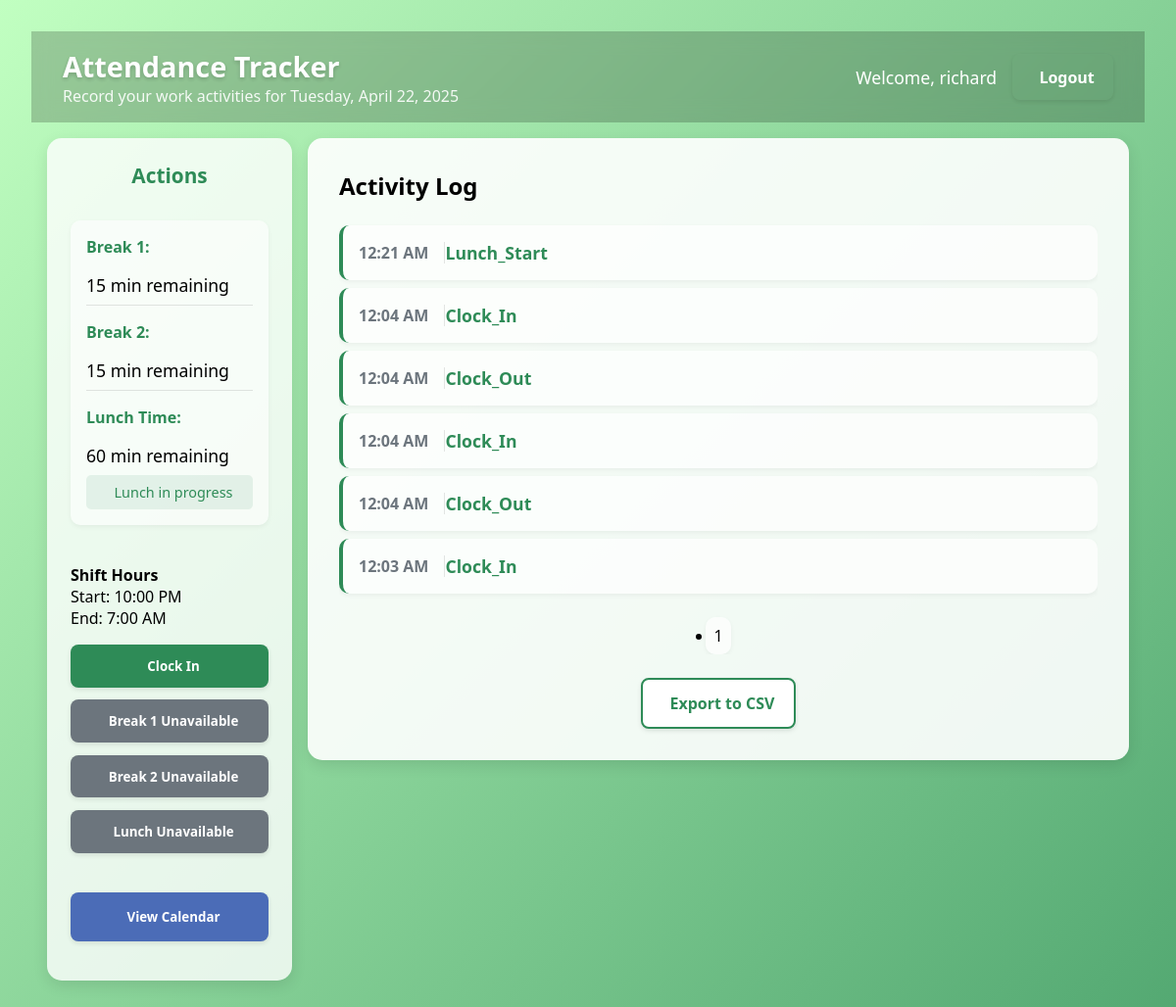
The page /tracker/ (signed in) on the database its author committed.
### attendance_app/models.py (models this page shows, shortened)
class AttendanceLog(models.Model):
    user = models.ForeignKey(User, on_delete=models.CASCADE)
    timestamp = models.DateTimeField(auto_now_add=True)
    action = models.CharField(max_length=50)
    note = models.TextField(blank=True, null=True)  # Optional note field

### attendance_app/views.py (the view, shortened to what this page needs)
# urls.py: path('tracker/', views.tracker_view, name='tracker'),  # 👈 After login, redirect here
@login_required
def tracker_view(request):
    requested_date = request.GET.get('date')
    if requested_date:
        try:
            selected_date = datetime.strptime(requested_date, '%Y-%m-%d').date()
            today = selected_date
            is_today = (today == date.today())
        except ValueError:
            selected_date = today = date.today()
            is_today = True
    else:
        selected_date = today = date.today()
        is_today = True
    time_allocation, created = DailyTimeAllocation.objects.get_or_create(
        user=request.user,
        date=today,
    )
    now = localtime(timezone.now())
    current_date = now.date()
    if now.time() < time(7, 0):
        shift_start_date = current_date - timedelta(days=1)
        shift_end_date = current_date
    else:
        shift_start_date = current_date
        shift_end_date = current_date + timedelta(days=1)
    shift_start = datetime.combine(shift_start_date, time(22, 0)).replace(tzinfo=pytz.timezone('Asia/Manila'))
    shift_end = datetime.combine(shift_end_date, time(7, 0)).replace(tzinfo=pytz.timezone('Asia/Manila'))
    clocked_in_late = False
    minutes_late = 0
    first_clock_in = None
    if is_today:
        if now.time() < time(7, 0):
            first_clock_in = AttendanceLog.objects.filter(
                user=request.user,
                action='clock_in',
                timestamp__date__gte=shift_start_date,
                timestamp__date__lte=shift_end_date
            ).order_by('timestamp').first()
        else:
            first_clock_in = AttendanceLog.objects.filter(
                user=request.user,
                action='clock_in',
                timestamp__date=shift_start_date
            ).order_by('timestamp').first()
        if first_clock_in:
            if first_clock_in.timestamp > shift_start:
                clocked_in_late = True
                time_diff = first_clock_in.timestamp - shift_start
                minutes_late = int(time_diff.total_seconds() // 60)
    logs = AttendanceLog.objects.filter(user=request.user, timestamp__date=today).order_by('-timestamp')
    page = request.GET.get('page', 1)
    paginator = Paginator(logs, 10)  # Show 10 activities per page
    try:
        page_obj = paginator.page(page)
    except PageNotAnInteger:
        page_obj = paginator.page(1)
    except EmptyPage:
        page_obj = paginator.page(paginator.num_pages)
    current_status = 'idle'
    ongoing_break1 = False
    ongoing_break2 = False
    ongoing_lunch = False
    if time_allocation.break1_start_time:
        ongoing_break1 = True
        current_status = 'on_break1'
    if time_allocation.break2_start_time:
        ongoing_break2 = True
        current_status = 'on_break2'
    if time_allocation.lunch_start_time:
        ongoing_lunch = True
        current_status = 'at_lunch'
    is_clocked_in = False
    clocked_in_today = AttendanceLog.objects.filter(
        user=request.user,
        action='clock_in',
        timestamp__date=today
    ).exists()
    clocked_out_today = AttendanceLog.objects.filter(
        user=request.user,
        action='clock_out',
        timestamp__date=today
    ).exists()
    if is_today:
        yesterday = date.today() - timedelta(days=1)
    if clocked_in_today and not clocked_out_today:
        is_clocked_in = True
        if not (ongoing_break1 or ongoing_break2 or ongoing_lunch):
            current_status = 'working'
    can_perform_clock_actions = is_today
    break1_percentage = min(time_allocation.break1_minutes_used / 15 * 100, 100) if time_allocation.break1_minutes_used > 0 else 0
    break2_percentage = min(time_allocation.break2_minutes_used / 15 * 100, 100) if time_allocation.break2_minutes_used > 0 else 0
    lunch_percentage = min(time_allocation.lunch_minutes_used / 60 * 100, 100) if time_allocation.lunch_minutes_used > 0 else 0
    context = {
        'logs': logs,
        'page_obj': page_obj,
        'today': date.today(),
        'selected_date': selected_date,
        'is_today': is_today,
        'break1_minutes_remaining': time_allocation.break1_minutes_remaining(),
        'break2_minutes_remaining': time_allocation.break2_minutes_remaining(),
        'lunch_minutes_remaining': time_allocation.lunch_minutes_remaining(),
        'break1_minutes_exceeded': time_allocation.break1_minutes_exceeded(),
        'break2_minutes_exceeded': time_allocation.break2_minutes_exceeded(),
        'lunch_minutes_exceeded': time_allocation.lunch_minutes_exceeded(),
        'is_break1_exceeded': time_allocation.is_break1_exceeded(),
        'is_break2_exceeded': time_allocation.is_break2_exceeded(),
        'is_lunch_exceeded': time_allocation.is_lunch_exceeded(),
        'ongoing_break1': ongoing_break1,
        'ongoing_break2': ongoing_break2,
        'ongoing_lunch': ongoing_lunch,
        'current_status': current_status,
        'break1_minutes_used': time_allocation.break1_minutes_used,
        'break2_minutes_used': time_allocation.break2_minutes_used,
        'lunch_minutes_used': time_allocation.lunch_minutes_used,
        'break1_percentage': break1_percentage,
        'break2_percentage': break2_percentage,
        'lunch_percentage': lunch_percentage,
        'is_clocked_in': is_clocked_in,
        'can_perform_clock_actions': can_perform_clock_actions,
        'clocked_in_late': clocked_in_late,
        'minutes_late': minutes_late,
        'shift_start_time': '10:00 PM',
        'shift_end_time': '7:00 AM',
    }
    if ongoing_break1:
        context['break1_start_time'] = time_allocation.break1_start_time
    if ongoing_break2:
        context['break2_start_time'] = time_allocation.break2_start_time
    if ongoing_lunch:
        context['lunch_start_time'] = time_allocation.lunch_start_time
    return render(request, 'tracker.html', context)

### attendance_app/templates/tracker.html (shortened to what this page needs)
{% load static %}
{% block extra_css %}
<link rel="stylesheet" href="{% static 'css/tracker.css' %}">
<link rel="stylesheet" href="https://cdnjs.cloudflare.com/ajax/libs/flatpickr/4.6.13/flatpickr.min.css">
{% endblock %}
{% block content %}
<nav class="navbar">
    <div class="navbar-left">
        <h1 class="navbar-title">Attendance Tracker</h1>
        <p class="navbar-subtitle">Record your work activities for {{ today|date:"l, F j, Y" }}</p>
    </div>
    <div class="navbar-right">
        <span class="welcome-text">Welcome, {{ user.username }}</span>
        <a href="{% url 'logout' %}" class="btn btn-outline-light logout-btn">
             Logout
        </a>
    </div>
</nav>
<div class="main-container">
    <div class="sidebar">
        <h3 class="sidebar-title">Actions</h3>
        {% if is_today %}
        <div class="time-allocation-summary">
            <div class="time-item">
                <span class="time-label"> Break 1:</span>
                {% if is_break1_exceeded %}
                    <div class="time-usage-bars">
                        <div class="usage-bar danger" style="width: 100%;"></div>
                    </div>
                    <span class="time-value text-danger">
                        Exceeded by {{ break1_minutes_exceeded }} min
                    </span>
                {% else %}
                    <span class="time-value">{{ break1_minutes_remaining }} min remaining</span>
                {% endif %}
            </div>
            <div class="time-item">
                <span class="time-label"> Break 2:</span>
                {% if is_break2_exceeded %}
                    <div class="time-usage-bars">
                        <div class="usage-bar danger" style="width: 100%;"></div>
                    </div>
                    <span class="time-value text-danger">
                        Exceeded by {{ break2_minutes_exceeded }} min
                    </span>
                {% else %}
                    <span class="time-value">{{ break2_minutes_remaining }} min remaining</span>
                {% endif %}
            </div>
            <div class="time-item">
                <span class="time-label"> Lunch Time:</span>
                {% if is_lunch_exceeded %}
                    <div class="time-usage-bars">
                        <div class="usage-bar danger" style="width: 100%;"></div>
                    </div>
                    <span class="time-value text-danger">
                        Exceeded by {{ lunch_minutes_exceeded }} min
                    </span>
                {% else %}
                    <span class="time-value">{{ lunch_minutes_remaining }} min remaining</span>
                {% endif %}
                {% if ongoing_lunch %}
                <div class="ongoing-activity">
                     Lunch in progress
                </div>
                {% endif %}
            </div>
        </div>
        {% endif %}
        <div class="shift-info">
            <h4 class="sidebar-subtitle">Shift Hours</h4>
            <div class="shift-times">
                <div> Start: {{ shift_start_time }}</div>
                <div> End: {{ shift_end_time }}</div>
            </div>
        </div>
        <form method="post" class="action-form">
            <div class="sidebar-actions">
                {% if is_today %}
                    {% if is_clocked_in %}
                        <button type="submit" name="action" value="clock_out" class="btn btn-danger btn-block action-btn">
                            <i class="fas fa-sign-out-alt"></i> Clock Out
                        </button>
                    {% else %}
                        <button type="submit" name="action" value="clock_in" class="btn btn-success btn-block action-btn">
                             Clock In
                        </button>
                    {% endif %}
                    {% if is_clocked_in and not ongoing_break1 and not ongoing_break2 and not ongoing_lunch and is_today %}
                        {% if not is_break1_exceeded %}
                            <button type="submit" name="action" value="start_break1" class="btn btn-primary btn-block action-btn">
                                <i class="fas fa-coffee"></i> Start Break 1
                            </button>
                        {% else %}
                            <button type="button" class="btn btn-secondary btn-block action-btn" disabled>
                                <i class="fas fa-coffee"></i> Break 1 Limit Exceeded
                            </button>
                        {% endif %}
                    {% elif is_clocked_in and ongoing_break1 %}
                        <button type="submit" name="action" value="end_break1" class="btn btn-warning btn-block action-btn">
                            <i class="fas fa-stop-circle"></i> End Break 1
                        </button>
                    {% else %}
                        <button type="button" class="btn btn-secondary btn-block action-btn" disabled>
                             Break 1 Unavailable
                        </button>
                    {% endif %}
                    {% if is_clocked_in and not ongoing_break1 and not ongoing_break2 and not ongoing_lunch and is_today %}
                        {% if not is_break2_exceeded %}
                            <button type="submit" name="action" value="start_break2" class="btn btn-primary btn-block action-btn">
                                <i class="fas fa-coffee"></i> Start Break 2
                            </button>
                        {% else %}
                            <button type="button" class="btn btn-secondary btn-block action-btn" disabled>
                                <i class="fas fa-coffee"></i> Break 2 Limit Exceeded
                            </button>
                        {% endif %}
                    {% elif is_clocked_in and ongoing_break2 %}
                        <button type="submit" name="action" value="end_break2" class="btn btn-warning btn-block action-btn">
                            <i class="fas fa-stop-circle"></i> End Break 2
                        </button>
                    {% else %}
                        <button type="button" class="btn btn-secondary btn-block action-btn" disabled>
                             Break 2 Unavailable
                        </button>
                    {% endif %}
                    {% if is_clocked_in and not ongoing_break1 and not ongoing_break2 and not ongoing_lunch and is_today %}
                        {% if not is_lunch_exceeded %}
                            <button type="submit" name="action" value="start_lunch" class="btn btn-primary btn-block action-btn">
                                <i class="fas fa-utensils"></i> Start Lunch
                            </button>
                        {% else %}
                            <button type="button" class="btn btn-secondary btn-block action-btn" disabled>
                                <i class="fas fa-utensils"></i> Lunch Limit Exceeded
                            </button>
                        {% endif %}
                    {% elif is_clocked_in and ongoing_lunch %}
                        <button type="submit" name="action" value="end_lunch" class="btn btn-warning btn-block action-btn">
                            <i class="fas fa-stop-circle"></i> End Lunch
                        </button>
                    {% else %}
                        <button type="button" class="btn btn-secondary btn-block action-btn" disabled>
                             Lunch Unavailable
                        </button>
                    {% endif %}
                {% else %}
                    <div class="alert alert-info">
                        You are viewing historical data. Clock actions are only available for the current day.
                    </div>
                {% endif %}
            </div>
        </form>
        <button id="calendarBtn" class="btn btn-primary btn-block calendar-btn">
             View Calendar
        </button>
    </div>
    <div class="content-area">
        <div class="card main-card">
            <div class="logs-section">
                <div class="section-header">
                    <h2>Activity Log</h2>
                </div>
                {% if logs %}
                <ul class="activity-list">
                    {% for log in page_obj %}
                    <li class="activity-item">
                        <span class="activity-time">{{ log.timestamp|date:"h:i A" }}</span>
                        <span class="activity-action">{{ log.action|title }}</span>
                    </li>
                    {% endfor %}
                </ul>
                <div class="pagination-container">
                    <ul class="pagination">
                        {% for p in page_obj.paginator.page_range %}
                        {% if p == page_obj.number %}
                        <li class="page-item active"><span class="page-link">{{ p }}</span></li>
                        {% elif p > page_obj.number|add:'-3' and p < page_obj.number|add:'3' %}
                        <li class="page-item">
                            <a class="page-link" href="?page={{ p }}{% if requested_date %}&date={{ requested_date }}{% endif %}">{{ p }}</a>
                        </li>
                        {% endif %}
                        {% endfor %}
                    </ul>
                </div>
                {% else %}
                <div class="no-activity">
                    <p>No activity recorded for this day.</p>
                </div>
                {% endif %}
            </div>
            <div class="footer-actions">
                <a href="{% url 'export_csv' %}" class="btn btn-outline-success">
                     Export to CSV
                </a>
            </div>
        </div>
    </div>
</div>
{% endblock %}

### rows shown on the page
AttendanceLog: timestamp "12:21 AM", action "Lunch_Start"
AttendanceLog: timestamp "12:04 AM", action "Clock_In"
AttendanceLog: timestamp "12:04 AM", action "Clock_Out"
AttendanceLog: timestamp "12:04 AM", action "Clock_In"
AttendanceLog: timestamp "12:04 AM", action "Clock_Out"
AttendanceLog: timestamp "12:03 AM", action "Clock_In"

### other values the page prints
{{ user.username }} "richard"
{{ break1_minutes_remaining }} "15"
{{ break2_minutes_remaining }} "15"
{{ lunch_minutes_remaining }} "60"
{{ shift_start_time }} "10:00 PM"
{{ shift_end_time }} "7:00 AM"
{{ p }} "1"
